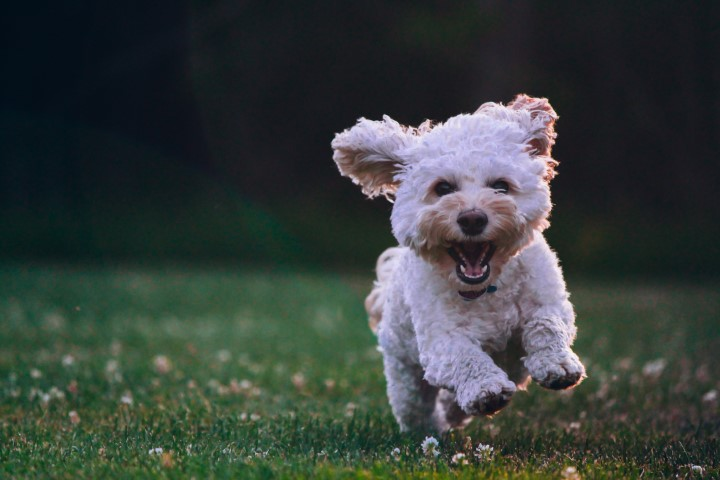
//> input picture Congratulation.jpg, 720 x 480 px, given in place of the camera; the run also reads 1 picture not shown here
$ ./main   (built with g++ and OpenCV 4)
//> lines starting //> are read from the running program, lines starting //| are printed output that depends on the picture; after the words box and inside, x2 and y2 are one past the last pixel; in counts of white or black regions, pixels touching at a corner belong together
#include <iostream>
#include <cstdlib> // 亂數相關函數
#include <ctime>   // 時間相關函數
#include <time.h>
#include <windows.h>
#include <opencv2/core.hpp>
#include <opencv2/highgui/highgui.hpp>
#include <opencv2/imgcodecs.hpp>
#include <opencv2/imgproc/imgproc.hpp>
#include <opencv2/photo.hpp>

using namespace cv;
using namespace std;

vector<Point> pointList;
int           PtoP = 104;
int           z1 = 20;
void          video();
Mat           creatImg(int x, int y, int z);

int main(int argc, char **argv) {
  video();
  return 0;
}

Mat creatImg(int x, int y, int z) {
  srand((unsigned int)time(NULL));

  Mat img = Mat::zeros(x, y, z);
  int i, j, k = 0;
  int random = rand() % 5;

  // 0 是綠色, 1 是紅色
  int test[5][16] = {{0, 0, 0, 0, 0, 1, 1, 0, 0, 1, 1, 0, 0, 0, 0, 0},
                     {0, 1, 1, 0, 1, 1, 1, 1, 0, 0, 0, 0, 0, 0, 0, 0},
                     {1, 0, 0, 0, 0, 1, 0, 0, 0, 0, 1, 0, 0, 0, 0, 1},
                     {1, 1, 1, 1, 1, 1, 1, 1, 1, 1, 1, 1, 1, 1, 1, 1},
                     {1, 0, 0, 0, 0, 1, 1, 0, 0, 1, 0, 1, 0, 0, 1, 1}};

  for (j = 90; j <= y - 160; j += PtoP) {
    for (i = 110; i < x; i += PtoP) {
      // circle (影像, 圓心座標, 半徑, 顏色, 線條寬度)
      if (test[random][k] == 1) {
        circle(img, Point(i, j), 50, Scalar(0, 0, 255), 2);
      } else {
        circle(img, Point(i, j), 50, Scalar(0, 255, 0), 2);
      }

      circle(img, Point(i, j), z1, Scalar(125, 125, 125), 2);
      pointList.push_back(Point(i, j));
      k++;
    }
  }

  return img;
}

void video() {
  VideoCapture cap(0);
  Mat          img, imgHSV;

  vector<std::vector<cv::Point>> OriginalContours;
  vector<Vec4i>                  hierarchy;
  vector<vector<Point>>          FinalContours;
  vector<Point>                  hull;

  // 藍色
  int iLowH = 100;
  int iHighH = 140;
  int iLowS = 40;
  int iHighS = 255;
  int iLowV = 40;
  int iHighV = 255;

  /*// 綠色
  int iLowH = 78;
  int iHighH = 99;
  int iLowS = 43;
  int iHighS = 255;
  int iLowV = 46;
  int iHighV = 255;*/

  cap >> img;
//> img is the input picture: 480 rows x 720 cols, CV_8UC3; mean B, G, R 59.8, 63.3, 55.4

  Mat test = creatImg(img.rows, img.cols, img.type());
  Mat out1 = Mat::zeros(img.rows, img.cols, img.type());
  Mat out2 = Mat::zeros(img.rows, img.cols, img.type());
  Mat backGround = Mat::zeros(img.rows, img.cols, img.type());
  Mat out;
  Mat d;

  int flag, flag2;
  int successful = 0;
  int X_position = 0, Y_position = 0;

  while (1) {
    cap >> img;
    if (img.empty())
      break;

    // 左右反轉
    flip(img, img, 1);
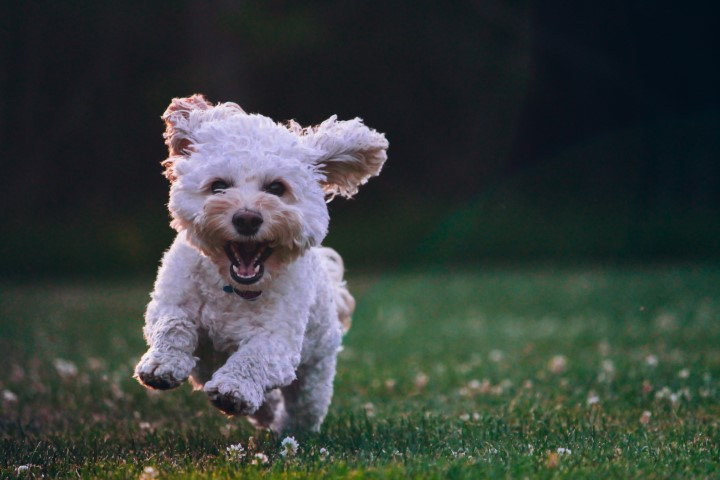
//> img: 480 rows x 720 cols, CV_8UC3; mean B, G, R 59.8, 63.3, 55.4

    // 轉為 HSV
    cvtColor(img, imgHSV, COLOR_BGR2HSV);
//> imgHSV: 480 rows x 720 cols, CV_8UC3; mean H, S, V 87.5, 81.8, 69.6

    Mat imgThresholded;
    inRange(imgHSV, Scalar(iLowH, iLowS, iLowV), Scalar(iHighH, iHighS, iHighV),
            imgThresholded);
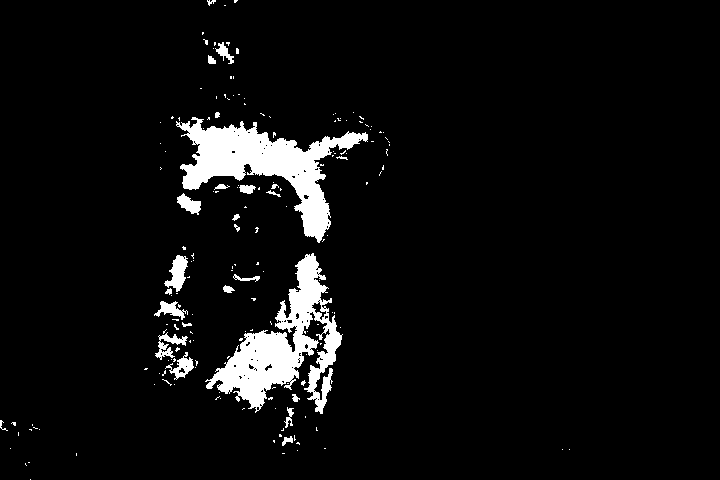
//> imgThresholded: 480 rows x 720 cols, CV_8UC1; 5.6% white; 175 white regions (149 under 20 px), largest, box (x1, y1, x2, y2) and area: (176, 117, 368, 243) 8006, (205, 253, 343, 414) 7914, (164, 255, 188, 292) 462

    // 獲取自定義核 (第一個參數:內核的形狀，第二個參數: 內核的尺寸)
    Mat element = getStructuringElement(MORPH_RECT, Size(5, 5));

    // 開操作
    morphologyEx(imgThresholded, imgThresholded, MORPH_OPEN, element);

    // 閉操作 (連接一些連通域)
    morphologyEx(imgThresholded, imgThresholded, MORPH_CLOSE, element);
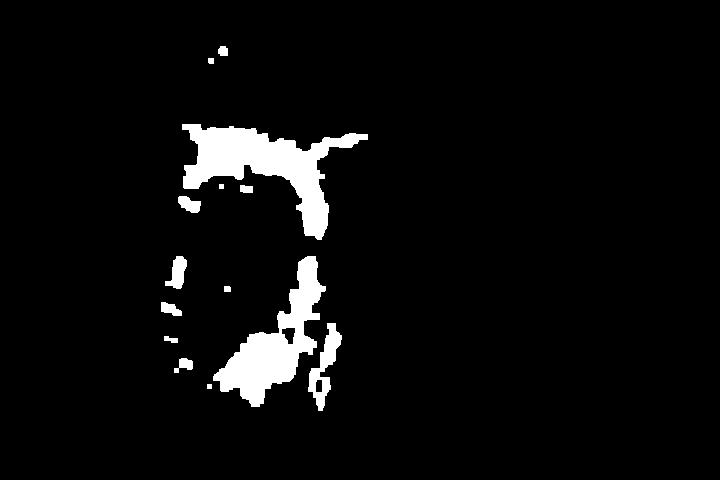
//> imgThresholded: 480 rows x 720 cols, CV_8UC1; 4.7% white; 14 white regions

    vector<vector<Point>> contours;
    // 找輪廓
    findContours(imgThresholded, contours, cv::RETR_EXTERNAL,
                 CHAIN_APPROX_NONE);
//> contours = 14 contours, 2 with area under 20; largest, box (x1, y1, x2, y2) and area: (182, 124, 368, 240) 7380, (213, 256, 326, 407) 5944, (308, 323, 342, 411) 1084, (165, 256, 187, 289) 375, (178, 196, 201, 213) 230
    vector<vector<Point>>::iterator cit = contours.begin();
    while (cit != contours.end()) {
      // 過濾面積太小的區塊
      if (contourArea(*cit) < 300) {
        cit = contours.erase(cit);
      } else
        cit++;
    }
//> this loop made 14 passes
//> after the loop, contours = 4 contours; box (x1, y1, x2, y2) and area: (182, 124, 368, 240) 7380, (213, 256, 326, 407) 5944, (308, 323, 342, 411) 1084, (165, 256, 187, 289) 375

    // 區塊
    Mat dst = img.clone();

    vector<vector<Point>> hull(contours.size());
//> hull = 4 empty contours
    cvtColor(imgThresholded, imgThresholded, cv::COLOR_GRAY2RGB);
//> imgThresholded: 480 rows x 720 cols, CV_8UC3; 4.7% white; 14 white regions, largest, box (x1, y1, x2, y2) and area: (182, 124, 368, 240) 7717, (213, 256, 326, 407) 6057, (308, 323, 342, 411) 1129

    // 畫出區塊
    for (int i = 0; i < contours.size(); i++) {
      convexHull(contours[i], hull[i]);
    }
//> this loop made 4 passes

    // 中心點
    vector<Moments> mu(contours.size());
//> mu = 4 items
    for (int i = 0; i < contours.size(); i++) {
      mu[i] = moments(contours[i], false);
    }

    Point mc(contours.size());
//> mc = Point(4, 0)
    for (int i = 0; i < contours.size(); i++) {
      mc = Point2f(mu[i].m10 / mu[i].m00, mu[i].m01 / mu[i].m00);
    }
//> this loop made 4 passes
//> mc on passes 1 to 4: Point(324, 367), Point(275, 343), Point(177, 272), Point(266, 164)
    circle(dst, mc, 10, Scalar(255, 155, 62), -1);
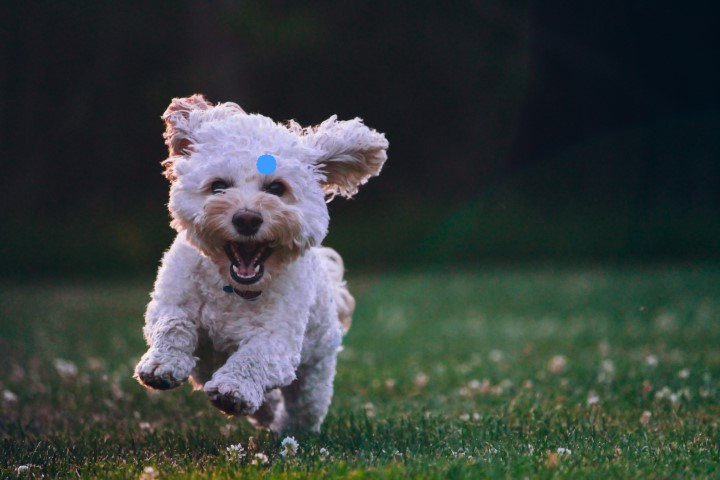
//> dst: 480 rows x 720 cols, CV_8UC3; 0.09% of pixels changed, all inside (x1, y1, x2, y2) = (256, 154, 277, 175)

    // 判斷
    for (int n = 0; n < pointList.size(); n++) {
      Point myPoint = pointList[n];
      successful = 1;
      if (test.at<Vec3b>(myPoint.y + 51, myPoint.x)[1] != 255) {
        successful = 0;
        break;
      }
    }

    if (successful == 1)
      break;

    // 顏色轉換
    for (int n = 0; n < pointList.size(); n++) {
      Point myPoint = pointList[n];
      flag = 0;
      flag2 = 0;

      if ((mc.x & mc.y) == 0)
        break;

      // 判斷是否在同一個圈
      if ((X_position & Y_position) != 0) {
        if ((mc.x >= X_position - z1) & (mc.x <= X_position + z1)) {
          if ((mc.y >= Y_position - z1) & (mc.y <= Y_position + z1)) {
            break;
          } else {
            X_position = 0;
            Y_position = 0;
          }
        } else {
          X_position = 0;
          Y_position = 0;
        }
      }

      if ((mc.x >= myPoint.x - z1) & (mc.x <= myPoint.x + z1)) {
        if ((mc.y >= myPoint.y - z1) & (mc.y <= myPoint.y + z1)) {
          X_position = myPoint.x;
          Y_position = myPoint.y;

          int x = myPoint.x;
          int y = myPoint.y;

          // X 軸轉換
          if (x == 110) {
            if (test.at<Vec3b>(y, x + 51)[2] == 255) {
              circle(out1, myPoint, 50, Scalar(0, 0, 255), 2);

              if (test.at<Vec3b>(y, x + PtoP - 1)[2] == 255) {
                circle(out1, Point(x + PtoP, y), 50, Scalar(0, 0, 255), 2);
                flag = 1;
              } else {
                circle(out1, Point(x + PtoP, y), 50, Scalar(0, 255, 0), 2);
              }

              cv::absdiff(test, out1, out2);
              test = out2.clone();
              cv::absdiff(out1, out1, out1);

              circle(out1, myPoint, 50, Scalar(0, 255, 0), 2);

              if (flag == 1) {
                circle(out1, Point(x + PtoP, y), 50, Scalar(0, 255, 0), 2);
              } else {
                circle(out1, Point(x + PtoP, y), 50, Scalar(0, 0, 255), 2);
              }
            } else {
              circle(out1, myPoint, 50, Scalar(0, 255, 0), 2);

              if (test.at<Vec3b>(y, x + PtoP - 1)[2] == 255) {
                circle(out1, Point(x + PtoP, y), 50, Scalar(0, 0, 255), 2);
                flag = 1;
              } else {
                circle(out1, Point(x + PtoP, y), 50, Scalar(0, 255, 0), 2);
              }

              cv::absdiff(test, out1, out2);
              test = out2.clone();
              cv::absdiff(out1, out1, out1);

              circle(out1, myPoint, 50, Scalar(0, 0, 255), 2);

              if (flag == 1) {
                circle(out1, Point(x + PtoP, y), 50, Scalar(0, 255, 0), 2);
              } else {
                circle(out1, Point(x + PtoP, y), 50, Scalar(0, 0, 255), 2);
              }
            }
          } else {
            if (x + 100 < img.rows) {
              if (test.at<Vec3b>(y, x + 51)[2] == 255) {
                circle(out1, myPoint, 50, Scalar(0, 0, 255), 2);

                if (test.at<Vec3b>(y, x + PtoP - 1)[2] == 255) {
                  circle(out1, Point(x + PtoP, y), 50, Scalar(0, 0, 255), 2);
                  flag = 1;
                } else {
                  circle(out1, Point(x + PtoP, y), 50, Scalar(0, 255, 0), 2);
                }

                if (test.at<Vec3b>(y, x - PtoP - 1)[2] == 255) {
                  circle(out1, Point(x - PtoP, y), 50, Scalar(0, 0, 255), 2);
                  flag2 = 1;
                } else {
                  circle(out1, Point(x - PtoP, y), 50, Scalar(0, 255, 0), 2);
                }

                cv::absdiff(test, out1, out2);
                test = out2.clone();
                cv::absdiff(out1, out1, out1);

                circle(out1, myPoint, 50, Scalar(0, 255, 0), 2);

                if (flag == 1) {
                  circle(out1, Point(x + PtoP, y), 50, Scalar(0, 255, 0), 2);
                } else {
                  circle(out1, Point(x + PtoP, y), 50, Scalar(0, 0, 255), 2);
                }

                if (flag2 == 1) {
                  circle(out1, Point(x - PtoP, y), 50, Scalar(0, 255, 0), 2);
                } else {
                  circle(out1, Point(x - PtoP, y), 50, Scalar(0, 0, 255), 2);
                }
              } else {
                circle(out1, myPoint, 50, Scalar(0, 255, 0), 2);

                if (test.at<Vec3b>(y, x + PtoP - 1)[2] == 255) {
                  circle(out1, Point(x + PtoP, y), 50, Scalar(0, 0, 255), 2);
                  flag = 1;
                } else {
                  circle(out1, Point(x + PtoP, y), 50, Scalar(0, 255, 0), 2);
                }

                if (test.at<Vec3b>(y, x - PtoP - 1)[2] == 255) {
                  circle(out1, Point(x - PtoP, y), 50, Scalar(0, 0, 255), 2);
                  flag2 = 1;
                } else {
                  circle(out1, Point(x - PtoP, y), 50, Scalar(0, 255, 0), 2);
                }

                cv::absdiff(test, out1, out2);
                test = out2.clone();
                cv::absdiff(out1, out1, out1);

                circle(out1, myPoint, 50, Scalar(0, 0, 255), 2);

                if (flag == 1) {
                  circle(out1, Point(x + PtoP, y), 50, Scalar(0, 255, 0), 2);
                } else {
                  circle(out1, Point(x + PtoP, y), 50, Scalar(0, 0, 255), 2);
                }
                if (flag2 == 1) {
                  circle(out1, Point(x - PtoP, y), 50, Scalar(0, 255, 0), 2);
                } else {
                  circle(out1, Point(x - PtoP, y), 50, Scalar(0, 0, 255), 2);
                }
              }
            } else {
              if (test.at<Vec3b>(y, x + 51)[2] == 255) {
                circle(out1, myPoint, 50, Scalar(0, 0, 255), 2);

                if (test.at<Vec3b>(y, x - PtoP - 1)[2] == 255) {
                  circle(out1, Point(x - PtoP, y), 50, Scalar(0, 0, 255), 2);
                  flag = 1;
                } else {
                  circle(out1, Point(x - PtoP, y), 50, Scalar(0, 255, 0), 2);
                }

                cv::absdiff(test, out1, out2);
                test = out2.clone();
                cv::absdiff(out1, out1, out1);

                circle(out1, myPoint, 50, Scalar(0, 255, 0), 2);
                if (flag == 1) {
                  circle(out1, Point(x - PtoP, y), 50, Scalar(0, 255, 0), 2);
                } else {
                  circle(out1, Point(x - PtoP, y), 50, Scalar(0, 0, 255), 2);
                }

              } else {
                circle(out1, myPoint, 50, Scalar(0, 255, 0), 2);

                if (test.at<Vec3b>(y, x - PtoP - 1)[2] == 255) {
                  circle(out1, Point(x - PtoP, y), 50, Scalar(0, 0, 255), 2);
                  flag = 1;
                } else {
                  circle(out1, Point(x - PtoP, y), 50, Scalar(0, 255, 0), 2);
                }

                cv::absdiff(test, out1, out2);
                test = out2.clone();
                cv::absdiff(out1, out1, out1);

                circle(out1, myPoint, 50, Scalar(0, 0, 255), 2);

                if (flag == 1) {
                  circle(out1, Point(x - PtoP, y), 50, Scalar(0, 255, 0), 2);
                } else {
                  circle(out1, Point(x - PtoP, y), 50, Scalar(0, 0, 255), 2);
                }
              }
            }
          }

          // y 軸轉換
          if (y == 90) {
            if (test.at<Vec3b>(y + PtoP - 1, x)[2] == 255) {
              circle(out1, Point(x, y + PtoP), 50, Scalar(0, 0, 255), 2);
              flag = 1;
            } else {
              circle(out1, Point(x, y + PtoP), 50, Scalar(0, 255, 0), 2);
            }

            cv::absdiff(test, out1, out2);
            test = out2.clone();
            cv::absdiff(out1, out1, out1);

            if (flag == 1) {
              circle(out1, Point(x, y + PtoP), 50, Scalar(0, 255, 0), 2);
            } else {
              circle(out1, Point(x, y + PtoP), 50, Scalar(0, 0, 255), 2);
            }
          } else {
            if (y + 100 < img.rows) {
              if (test.at<Vec3b>(y + PtoP - 1, x)[2] == 255) {
                circle(out1, Point(x, y + PtoP), 50, Scalar(0, 0, 255), 2);
                flag = 1;
              } else {
                circle(out1, Point(x, y + PtoP), 50, Scalar(0, 255, 0), 2);
              }
              if (test.at<Vec3b>(y - PtoP - 1, x)[2] == 255) {
                circle(out1, Point(x, y - PtoP), 50, Scalar(0, 0, 255), 2);
                flag2 = 1;
              } else {
                circle(out1, Point(x, y - PtoP), 50, Scalar(0, 255, 0), 2);
              }

              cv::absdiff(test, out1, out2);
              test = out2.clone();
              cv::absdiff(out1, out1, out1);

              if (flag == 1) {
                circle(out1, Point(x, y + PtoP), 50, Scalar(0, 255, 0), 2);
              } else {
                circle(out1, Point(x, y + PtoP), 50, Scalar(0, 0, 255), 2);
              }
              if (flag2 == 1) {
                circle(out1, Point(x, y - PtoP), 50, Scalar(0, 255, 0), 2);
              } else {
                circle(out1, Point(x, y - PtoP), 50, Scalar(0, 0, 255), 2);
              }
            } else {
              if (test.at<Vec3b>(y - PtoP - 1, x)[2] == 255) {
                circle(out1, Point(x, y - PtoP), 50, Scalar(0, 0, 255), 2);
                flag = 1;
              } else {
                circle(out1, Point(x, y - PtoP), 50, Scalar(0, 255, 0), 2);
              }

              cv::absdiff(test, out1, out2);
              test = out2.clone();
              cv::absdiff(out1, out1, out1);

              if (flag == 1) {
                circle(out1, Point(x, y - PtoP), 50, Scalar(0, 255, 0), 2);
              } else {
                circle(out1, Point(x, y - PtoP), 50, Scalar(0, 0, 255), 2);
              }
            }
          }
          break;
        }
      }
    }
//> out1: 480 rows x 720 cols, CV_8UC3; every value is 0
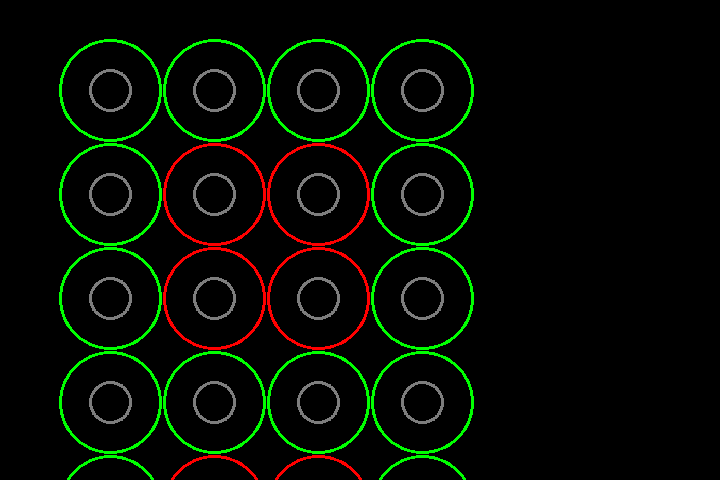
//> test: 480 rows x 720 cols, CV_8UC3; mean B, G, R 2.2, 10.8, 5.4
//> after the loop, flag = 0; flag2 = 0; X_position = 0; Y_position = 0

    cv::absdiff(test, out1, out2);
    test = out2.clone();
    cv::absdiff(out1, out1, out1);

    // 遊戲畫面與視訊畫面結合
    addWeighted(test, 10.0, dst, 0.5, 1, out);
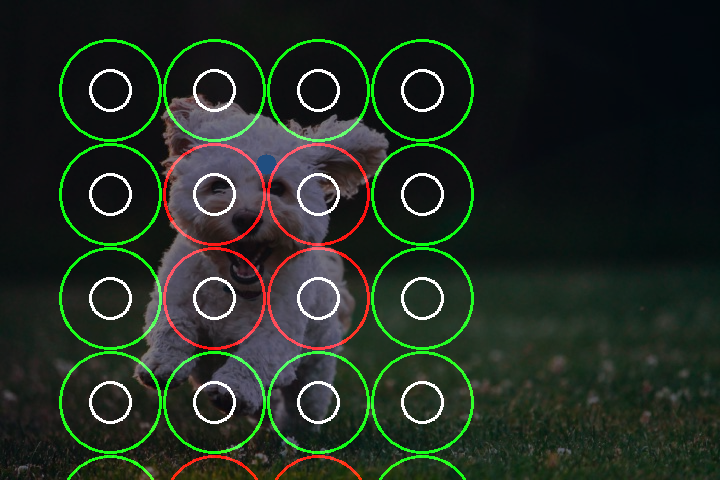
//> out: 480 rows x 720 cols, CV_8UC3; mean B, G, R 34.7, 43.9, 34.9

    imshow("finish", out);

    // 按 esc 結束程式
    char c = (char)waitKey(25);
//> the Esc key is pressed
    if (c == 27)
      break;
  }

  destroyAllWindows();
  Mat fin = imread("D:\\ux-opencv\\Congratulation.jpg");
  imshow("Congratulation", fin);
  waitKey(0);
  cv::destroyAllWindows();
  return;
}
